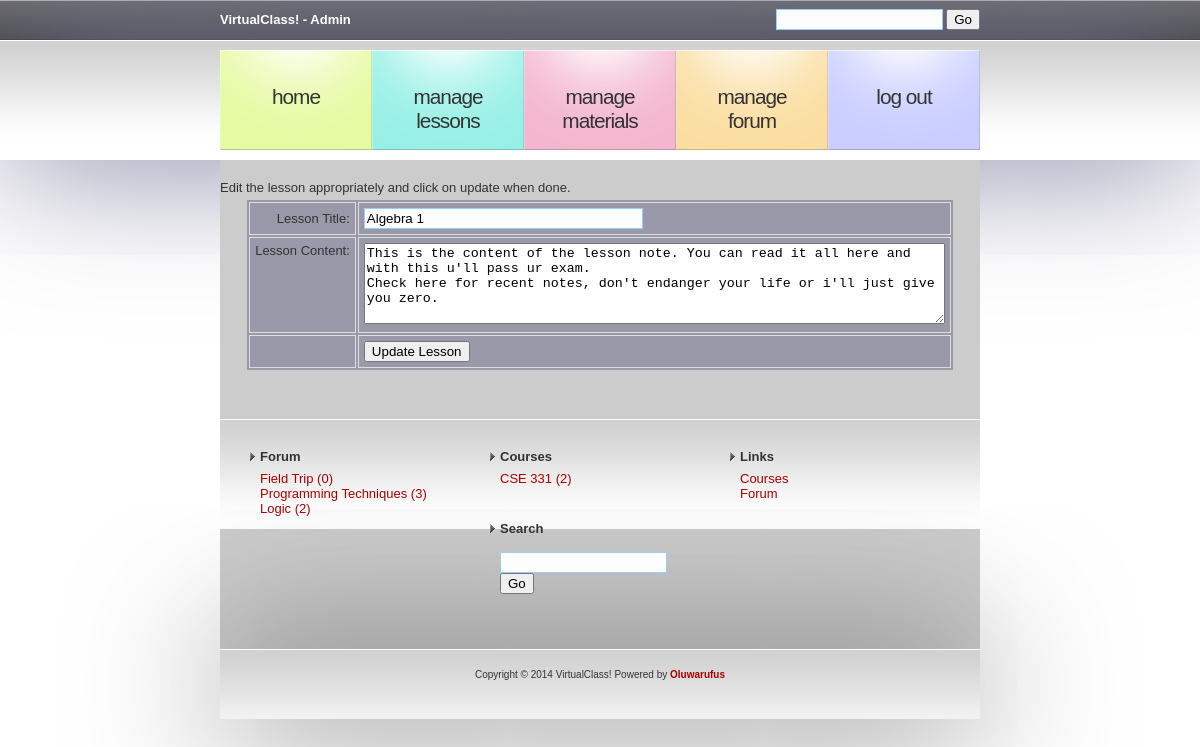
The page /admin/edit_lesson.php?lssn=1 (signed in) on the database its author committed.
### tables this page shows
CREATE TABLE IF NOT EXISTS `lesson_tbl` (
  `id_lssn` int(11) NOT NULL AUTO_INCREMENT,
  `title_lssn` varchar(255) NOT NULL,
  `content_lssn` text NOT NULL,
  `course_id_lssn` varchar(255) NOT NULL,
  `lecturer_id_lssn` varchar(255) NOT NULL,
  `date_added_lssn` varchar(255) NOT NULL,
  PRIMARY KEY (`id_lssn`)
);

CREATE TABLE IF NOT EXISTS `blg_topic_tbl` (
  `id_top` int(11) NOT NULL AUTO_INCREMENT,
  `id_usr_top` int(11) NOT NULL,
  `title_top` varchar(100) NOT NULL DEFAULT '',
  `desc_top` text NOT NULL,
  `date_top` varchar(50) NOT NULL,
  PRIMARY KEY (`id_top`)
);

CREATE TABLE IF NOT EXISTS `course_tbl` (
  `id_crs` int(11) NOT NULL AUTO_INCREMENT,
  `title_crs` varchar(255) NOT NULL,
  `code_crs` varchar(255) NOT NULL,
  `unit_crs` int(11) NOT NULL,
  `lect_inc_id` varchar(255) NOT NULL,
  `desc_crs` varchar(255) NOT NULL,
  `app_level_crs` varchar(20) NOT NULL,
  PRIMARY KEY (`id_crs`)
);

### Connections/mycxn.php (called while the page is built, shortened)
<?php
$hostname_mycxn = "127.0.0.1";
$username_mycxn = "root";
$password_mycxn = "";
$mycxn = mysql_pconnect($hostname_mycxn, $username_mycxn, $password_mycxn) or trigger_error(mysql_error(),E_USER_ERROR);
if (!function_exists("GetSQLValueString")) {
function GetSQLValueString($theValue, $theType, $theDefinedValue = "", $theNotDefinedValue = "")
{
  $theValue = function_exists("mysql_real_escape_string") ? mysql_real_escape_string($theValue) : mysql_escape_string($theValue);
  switch ($theType) {
    case "text":
      $theValue = ($theValue != "") ? "'" . $theValue . "'" : "NULL";
      break;
    case "long":
    case "int":
      $theValue = ($theValue != "") ? intval($theValue) : "NULL";
      break;
  }
  return $theValue;
}
}
if (isset($_SESSION['lvl']) || isset($_SESSION['usr_lct'])) {
$q_subj= @sprintf("SELECT id_crs,code_crs,title_crs FROM course_tbl WHERE app_level_crs = %s OR lect_inc_id = %s", GetSQLValueString($_SESSION['lvl'], "text"), GetSQLValueString($_SESSION['usr_lct'], "text"));
			$q_subj = mysql_query($q_subj)or die(mysql_error());
			$r_subj = mysql_fetch_array($q_subj);
		$query_forum = "SELECT * FROM blg_topic_tbl ORDER BY date_top DESC";
		$rs_forum = mysql_query($query_forum, $mycxn) or die(mysql_error());
}
?>

### admin/edit_lesson.php (the view, shortened to what this page needs)
<?php require_once('../Connections/mycxn.php'); ?>
<?php
$editFormAction = $_SERVER['PHP_SELF'];
if (isset($_SERVER['QUERY_STRING'])) {
  $editFormAction .= "?" . htmlentities($_SERVER['QUERY_STRING']);
}
$colname_rs_lesson = "-1";
if (isset($_GET['lssn'])) {
  $colname_rs_lesson = $_GET['lssn'];
}
$query_rs_lesson = sprintf("SELECT * FROM lesson_tbl WHERE id_lssn = %s", GetSQLValueString($colname_rs_lesson, "int"));
$rs_lesson = mysql_query($query_rs_lesson, $mycxn) or die(mysql_error());
$row_rs_lesson = mysql_fetch_assoc($rs_lesson);
?>
<!DOCTYPE html PUBLIC "-//W3C//DTD XHTML 1.0 Strict//EN" "http://www.w3.org/TR/xhtml1/DTD/xhtml1-strict.dtd">
<html xmlns="http://www.w3.org/1999/xhtml">
<head>
<link href="../images/default_lt.css" rel="stylesheet" type="text/css" />
</head>
<body>
<?php include('../Connections/header_menu_lect.inc'); ?>
<div id="content">
  <div id="colOne">
  Edit the lesson appropriately and click on update when done.
  <div style="clear: both; height: 5px;"></div>
    <form action="<?php echo $editFormAction; ?>" method="post" id="form1">
      <table align="center">
        <tr valign="baseline">
          <td align="right">Lesson Title:</td>
          <td><input type="text" name="title_lssn" value="<?php echo htmlentities($row_rs_lesson['title_lssn'], ENT_COMPAT, 'utf-8'); ?>" size="32" /></td>
        </tr>
        <tr valign="baseline">
          <td align="right" valign="top">Lesson Content:</td>
          <td><textarea name="content_lssn" cols="70" rows="5"><?php echo $row_rs_lesson['content_lssn']; ?></textarea></td>
        </tr>
        <tr valign="baseline">
          <td align="right">&nbsp;</td>
          <td><input type="submit" value="Update Lesson" /></td>
        </tr>
      </table>
    </form>
    <p>&nbsp;</p>
    <div style="clear: both; height: 1px;"></div>
  </div>
  <?php include('../Connections/footer_menu_lect.inc'); ?>
</body>
</html>

### Connections/footer_menu_lect.inc (shortened to what this page needs)
<div id="colTwo">
    <ul>
      <li>
        <h2>Forum</h2>
        <ul>
        <?php while ($array_forum = mysql_fetch_assoc($rs_forum)) { ?>
          <li><a href="view_post.php?id=<?php echo $array_forum['id_top']; ?>"><?php echo substr($array_forum['title_top'], 0, 25);
			$q_cnt= sprintf("SELECT * FROM blg_comment_tbl WHERE idart_com = %s", GetSQLValueString($array_forum['id_top'], "text"));	$q_cnt = mysql_query($q_cnt, $mycxn)or die(mysql_error());
			echo " (".mysql_num_rows($q_cnt).")";  ?></a></li>	<?php } ;  ?>
        </ul>
      </li>
      <li>
        <h2>Courses</h2>
        <ul>
        <?php
		 do { ?>
          <li><a href="crs_lessons.php?crs=<?php echo $r_subj['id_crs']; ?>"><?php echo $r_subj['code_crs']; ?>
          <?php  $q_count= sprintf("SELECT * FROM lesson_tbl WHERE course_id_lssn = %s", GetSQLValueString($r_subj['id_crs'], "text"));	mysql_select_db($database_mycxn, $mycxn);
			$q_count = mysql_query($q_count, $mycxn)or die(mysql_error());
			echo "(".mysql_num_rows($q_count).")"; ?></a>
          </li>
		 <?php } while ($r_subj = mysql_fetch_assoc($q_subj));  ?>
        </ul>
      </li>
      <li>
        <h2>Links</h2>
  	<ul>
    	<li><a href="courses.php">Courses</a></li>
    	<li><a href="forum.php">Forum</a></li>
  	</ul>
      </li>
      <li>
        <h2>Search</h2>
        <form method="get" action="#">
          <div>
            <input type="text" id="textfield1" name="textfield1" value="" size="18" />
            <input type="submit" id="submit1" name="submit1" value="Go" />
          </div>
        </form>
      </li>
    </ul>
    <div style="clear: both;"> </div>
  </div>
  </div>
<div id="footer">
  <p>Copyright © 2014 VirtualClass! Powered by <a href="http://www.oluwarufus.com/"><strong>Oluwarufus</strong></a></p>
</div>

### images/default_lt.css (style rules this page uses)
body { margin: 0; padding: 0; font: normal small "Trebuchet MS", Arial, Helvetica, sans-serif; color: #333; }
h1, h2, h3, h4, h5, h6, form { margin: 0; padding: 0; }
p, ul, ol, blockquote { margin-top: 0; }
p { padding-left:5px; padding-right: 5px; }
a { color: #a00; text-decoration: none; }
#content { width: 760px; margin: 0 auto; padding: 20px 0 0 0; background-color:#ccc; }
#colOne { padding-bottom: 20px; }
#colTwo { padding: 20px; background: url(img02.gif) repeat-x; }
#colTwo ul { margin: 0; padding: 0; list-style: none; }
#colTwo li, #colTwo form { padding: 10px; }
#colTwo li { display: block; float: left; width: 220px; }
#colTwo li li { display: list-item; float: none; padding: 0 0 0 10px; }
#colTwo h2 { margin: 0 0 .5em 0; padding: 0 0 0 10px; background: url(img15.gif) no-repeat left center; font-size: 1em; }
#footer { width: 720px; height: 30px; padding: 20px; background: url(img02.gif) repeat-x; margin-top: 0; margin-right: auto; margin-bottom: 0; margin-left: auto; box-shadow: #666 0px 0px 150px; }
#footer p { text-align: center; font-size: x-small; }
input[type="text"],input[type="password"] { border:1px solid #9CF; padding:2px; background-color:#fdfdfd; }
table { background-color:#99a; }
td, th { border: 1px solid #dddddd; padding:5px }

### rows shown on the page
lesson_tbl: title_lssn "Algebra 1", content_lssn "This is the content of the lesson note. You can read it all here and with this u'll pass ur exam. Check here for recent notes, don't endanger your life or i'll just give you zero."
blg_topic_tbl: title_top "Field Trip", mysql_num_rows($q_cnt) "0"
blg_topic_tbl: title_top "Programming Techniques", mysql_num_rows($q_cnt) "3"
blg_topic_tbl: title_top "Logic", mysql_num_rows($q_cnt) "2"
course_tbl: code_crs "CSE 331", mysql_num_rows($q_count) "2"
